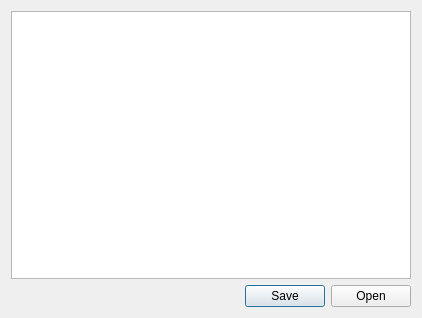
<?xml version="1.0" encoding="UTF-8"?>
<ui version="4.0">
 <class>Dialog</class>
 <widget class="QDialog" name="Dialog">
  <property name="geometry">
   <rect>
    <x>0</x>
    <y>0</y>
    <width>422</width>
    <height>318</height>
   </rect>
  </property>
  <property name="windowTitle">
   <string>Dialog</string>
  </property>
  <layout class="QVBoxLayout" name="verticalLayout_2">
   <item>
    <layout class="QVBoxLayout" name="verticalLayout">
     <item>
      <widget class="QPlainTextEdit" name="plainTextEdit"/>
     </item>
     <item>
      <widget class="QDialogButtonBox" name="buttonBox">
       <property name="layoutDirection">
        <enum>Qt::LayoutDirection::LeftToRight</enum>
       </property>
       <property name="standardButtons">
        <set>QDialogButtonBox::StandardButton::Open|QDialogButtonBox::StandardButton::Save</set>
       </property>
      </widget>
     </item>
    </layout>
   </item>
  </layout>
 </widget>
 <resources/>
 <connections/>
</ui>
